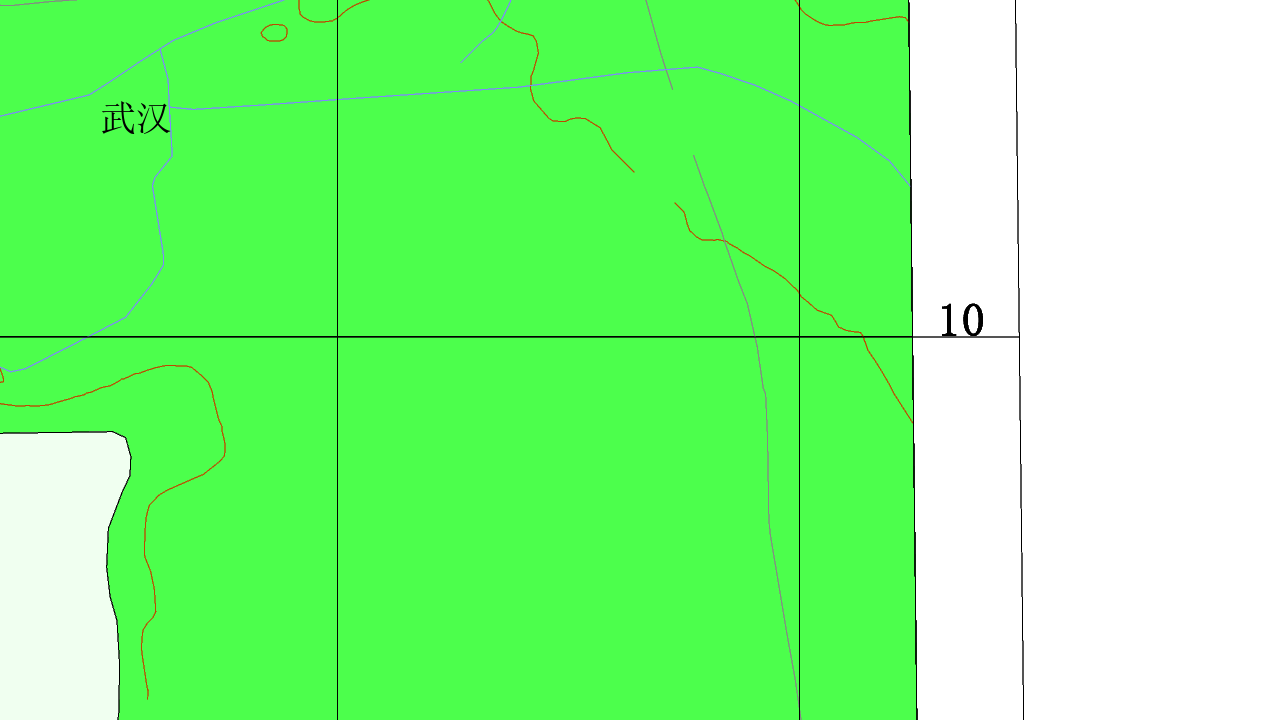
#> input picture draw/2.png, 1280 x 720 px
$ python late.py
#> lines starting #> are read from the running program, lines starting #| are printed output that depends on the picture
import numpy as np
import matplotlib.pyplot as plt
plt.rc('text', usetex=False) #使用latex
# plt.rc('text.latex',unicode=True)
plt.rc('text.latex',preamble=r'\usepackage[utf8]{inputenc}')
plt.rc('text.latex',preamble=r'\usepackage[utf8]{babel}')


def fig2data(fig):
    """
    fig = plt.figure()
    image = fig2data(fig)
    @brief Convert a Matplotlib figure to a 4D numpy array with RGBA channels and return it
    @param fig a matplotlib figure
    @return a numpy 3D array of RGBA values
    """
    import PIL.Image as Image
    # draw the renderer
    fig.canvas.draw()

    # Get the RGBA buffer from the figure
    w, h = fig.canvas.get_width_height()
    buf = np.fromstring(fig.canvas.tostring_argb(), dtype=np.uint8)
    buf.shape = (w, h, 4)

    # canvas.tostring_argb give pixmap in ARGB mode. Roll the ALPHA channel to have it in RGBA mode
    buf = np.roll(buf, 3, axis=2)
    image = Image.frombytes("RGBA", (w, h), buf.tostring())
    # image = np.asarray(image)
    image.save("./1.png")
    return image


figure = plt.figure()
plot = figure.add_subplot(111)
from PIL import Image
img=Image.open("./2.png")
#> img is the input picture: PIL image 1280x720 RGB; mean R, G, B 132.8, 252.5, 132.7
# x = np.linspace(-3,3,100)
# y = np.sin(x)
plot.imshow(img)


# plt.plot(x,y,'r')
# plt.xlabel(r'x') #一定要加r转义，避免将$读错
# plt.ylabel(r'y')
plot.text(100,100,r'$\Omega=\theta+\delta+\phi$',) #在位置(-1.5,0.5)处开始写公式
# plt.show()

fig2data(figure)
#> in fig2data, `image = Image.frombytes("RGBA", (w, h), buf.tostring())`:
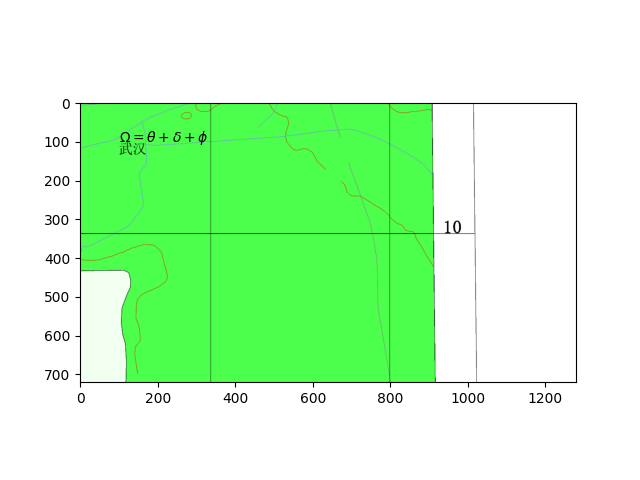
#> image: PIL image 640x480 RGBA; mean R, G, B, A 197.7, 251.2, 197.7, 255
